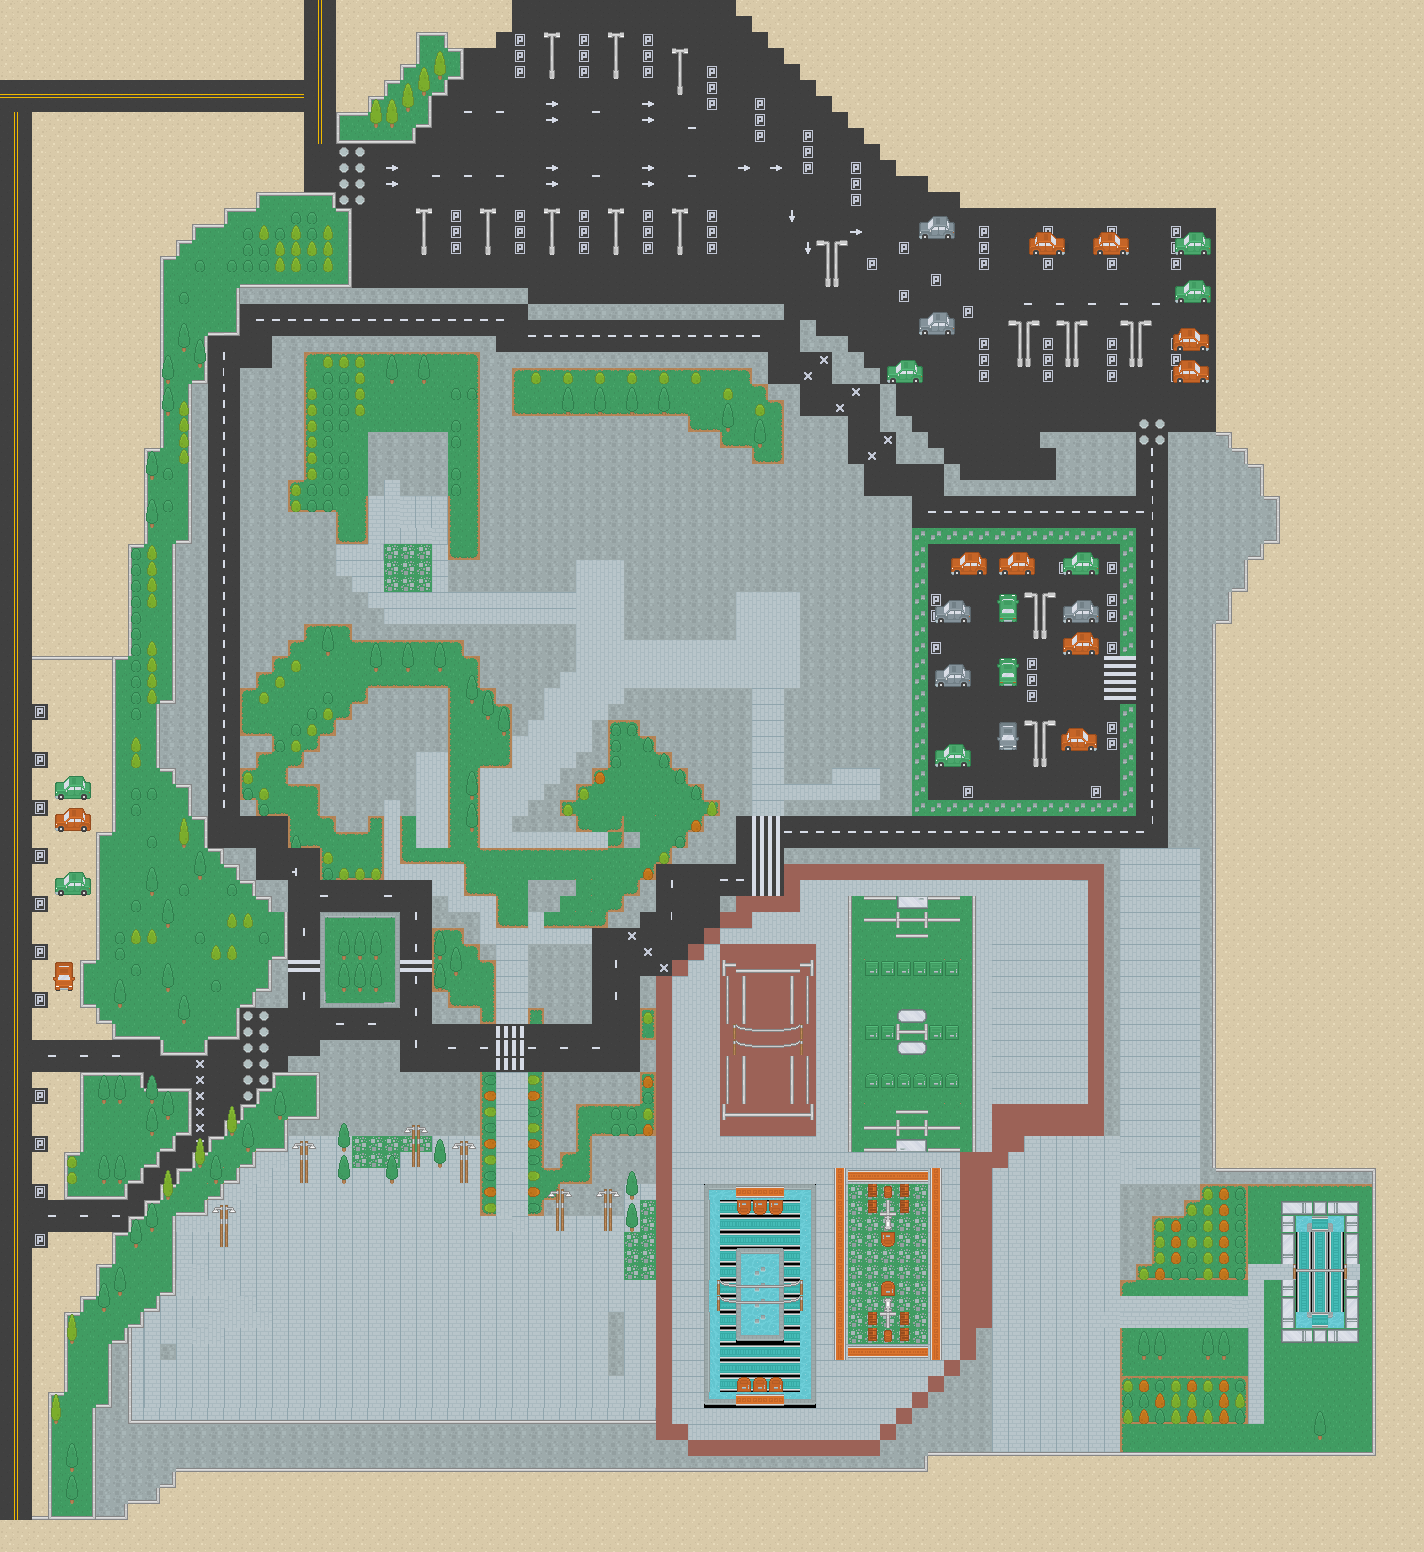

The image is a tile-based game level rendered from a .tmx file. Its description and source (layers, tilesets, objects; grid data summarised) follow:
An orthogonal 89x97 tile map with 16x16 px tiles, 7 tile layers (ground, Grass, Walls, Streets, ...), 2 tilesets and 23 objects (7x Restaurants, 5x Building4, 4x Admissions, 4x Umbrellas, 2x BuildingK, ...).

<map version="1.10" tiledversion="1.10.2" orientation="orthogonal" renderorder="right-down" width="89" height="97" tilewidth="16" tileheight="16" infinite="0" nextlayerid="14" nextobjectid="88">
 <tileset firstgid="1" source="../tsx/tiles.tsx" />
 <tileset firstgid="1037" source="../tsx/Objects.tsx" />
 <layer id="1" name="ground" width="89" height="97" locked="1">
  <data>[8633 cells, 8632 non-empty, 19 distinct tile ids]</data>
 </layer>
 <layer id="3" name="Grass" width="89" height="97" locked="1">
  <data>[8633 cells, 1398 non-empty, 31 distinct tile ids]</data>
 </layer>
 <layer id="9" name="Walls" width="89" height="97" locked="1">
  <properties>
   <property name="collidable" value="True" />
  </properties>
  <data>[8633 cells, 714 non-empty, 10 distinct tile ids]</data>
 </layer>
 <layer id="4" name="Streets" width="89" height="97" locked="1">
  <data>[8633 cells, 1841 non-empty, 21 distinct tile ids]</data>
 </layer>
 <layer id="5" name="Courts" width="89" height="97" locked="1">
  <properties>
   <property name="collidable" value="True" />
  </properties>
  <data>[8633 cells, 329 non-empty, 43 distinct tile ids]</data>
 </layer>
 <layer id="11" name="Vehicles" width="89" height="97" locked="1">
  <properties>
   <property name="collidable" value="True" />
  </properties>
  <data>[8633 cells, 142 non-empty, 36 distinct tile ids]</data>
 </layer>
 <objectgroup id="12" name="Buildings" class="Building4" locked="1">
  <object id="13" name="CIRCLEK" type="Restaurants" gid="1043" x="797.667" y="792.083" width="114.833" height="112.333">
   <properties>
    <property name="collidable" value="True" />
   </properties>
  </object>
  <object id="17" name="FOODTRUCKS" type="Restaurants" gid="1042" x="1119.42" y="1006.92" width="84.25" height="133">
   <properties>
    <property name="collidable" value="True" />
   </properties>
  </object>
  <object id="41" name="FOODTRUCKS" type="Restaurants" gid="1042" x="1119.42" y="1151.17" width="84.25" height="133">
   <properties>
    <property name="collidable" value="True" />
   </properties>
  </object>
  <object id="31" name="ADMISSIONS" type="Admissions" gid="1047" x="374.083" y="760.917" width="87.5" height="67">
   <properties>
    <property name="collidable" value="True" />
   </properties>
  </object>
  <object id="87" name="ADMISSIONS" type="Admissions" gid="1047" x="333.583" y="824.417" width="87.5" height="67">
   <properties>
    <property name="collidable" value="True" />
   </properties>
  </object>
  <object id="64" name="ADMISSIONS" type="Admissions" gid="2147484695" x="589.22" y="850.061" width="87.5" height="67">
   <properties>
    <property name="collidable" value="True" />
   </properties>
  </object>
  <object id="86" name="ADMISSIONS" type="Admissions" gid="2147484695" x="513.417" y="921.833" width="87.5" height="67">
   <properties>
    <property name="collidable" value="True" />
   </properties>
  </object>
  <object id="27" name="TABALI" type="Restaurants" gid="1052" x="997.818" y="1268.86" width="98.8636" height="99.7955">
   <properties>
    <property name="collidable" value="True" />
   </properties>
  </object>
  <object id="85" name="GABI's" type="Restaurants" gid="1052" x="351.318" y="504.447" width="104.864" height="102.795">
   <properties>
    <property name="collidable" value="True" />
   </properties>
  </object>
  <object id="32" name="GYM" type="Sports" gid="1055" x="985.333" y="1073.67" width="110" height="125">
   <properties>
    <property name="collidable" value="True" />
   </properties>
  </object>
  <object id="39" name="UMBRELLA" type="Umbrellas" gid="1057" x="1133.25" y="1043.08" width="75" height="67.5">
   <properties>
    <property name="collidable" value="True" />
   </properties>
  </object>
  <object id="43" name="UMBRELLA" type="Umbrellas" gid="1057" x="1308.18" y="1423.14" width="58.5455" height="52.3636">
   <properties>
    <property name="collidable" value="True" />
   </properties>
  </object>
  <object id="45" name="UMBRELLA" type="Umbrellas" gid="2147484705" x="1262.85" y="1423.23" width="58.5455" height="52.3636">
   <properties>
    <property name="collidable" value="True" />
   </properties>
  </object>
  <object id="42" name="UMBRELLA" type="Umbrellas" gid="1057" x="1041.68" y="1352.78" width="76" height="66">
   <properties>
    <property name="collidable" value="True" />
   </properties>
  </object>
  <object id="46" name="TBREAK" type="Restaurants" gid="1058" x="1010.82" y="1428.98" width="79" height="59">
   <properties>
    <property name="collidable" value="True" />
   </properties>
  </object>
  <object id="47" name="MAINE" type="Restaurants" gid="1059" x="993.682" y="1354.09" width="62.625" height="58.25">
   <properties>
    <property name="collidable" value="True" />
   </properties>
  </object>
  <object id="62" name="BK" type="BuildingK" gid="1061" x="490.167" y="575.569" width="202.249" height="142.569">
   <properties>
    <property name="collidable" value="True" />
   </properties>
  </object>
  <object id="61" name="BK" type="BuildingK" gid="2147484709" x="655.039" y="591.882" width="202.249" height="142.569">
   <properties>
    <property name="collidable" value="True" />
   </properties>
  </object>
  <object id="80" name="B4-CENTER" type="Building4" gid="1066" x="357.5" y="1406.33" width="118" height="196.667">
   <properties>
    <property name="collidable" value="True" />
   </properties>
  </object>
  <object id="78" name="B4-CENTER" type="Building4" gid="2147484714" x="249.083" y="1405.16" width="118" height="196.667">
   <properties>
    <property name="collidable" value="True" />
   </properties>
  </object>
  <object id="75" name="B4-LEFT" type="Building4" gid="1065" x="137" y="1388.67" width="117" height="134">
   <properties>
    <property name="collidable" value="True" />
   </properties>
  </object>
  <object id="79" name="B4-RIGHT" type="Building4" gid="2147484713" x="521.417" y="1386.75" width="117" height="134">
   <properties>
    <property name="collidable" value="True" />
   </properties>
  </object>
  <object id="76" name="B4-SMALL" type="Building4" gid="2147484714" x="433.083" y="1392.17" width="90" height="158">
   <properties>
    <property name="collidable" value="True" />
   </properties>
  </object>
 </objectgroup>
 <layer id="8" name="Trees" width="89" height="97" locked="1">
  <properties>
   <property name="collidable" value="True" />
  </properties>
  <data>[8633 cells, 388 non-empty, 12 distinct tile ids]</data>
 </layer>
</map>
